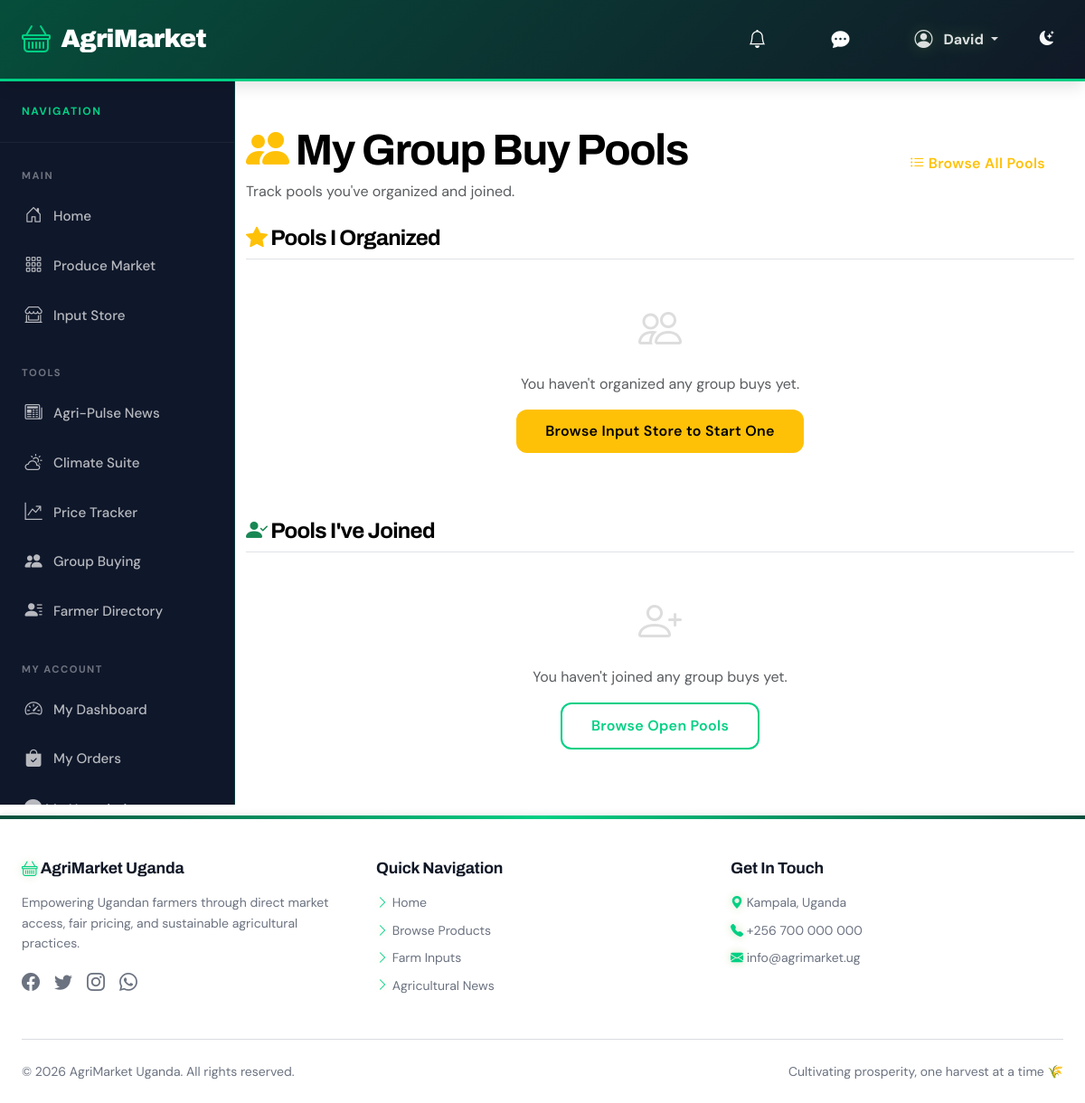
Page /inputs/group-buy/my-pools/ (signed in) on the earlier database version.
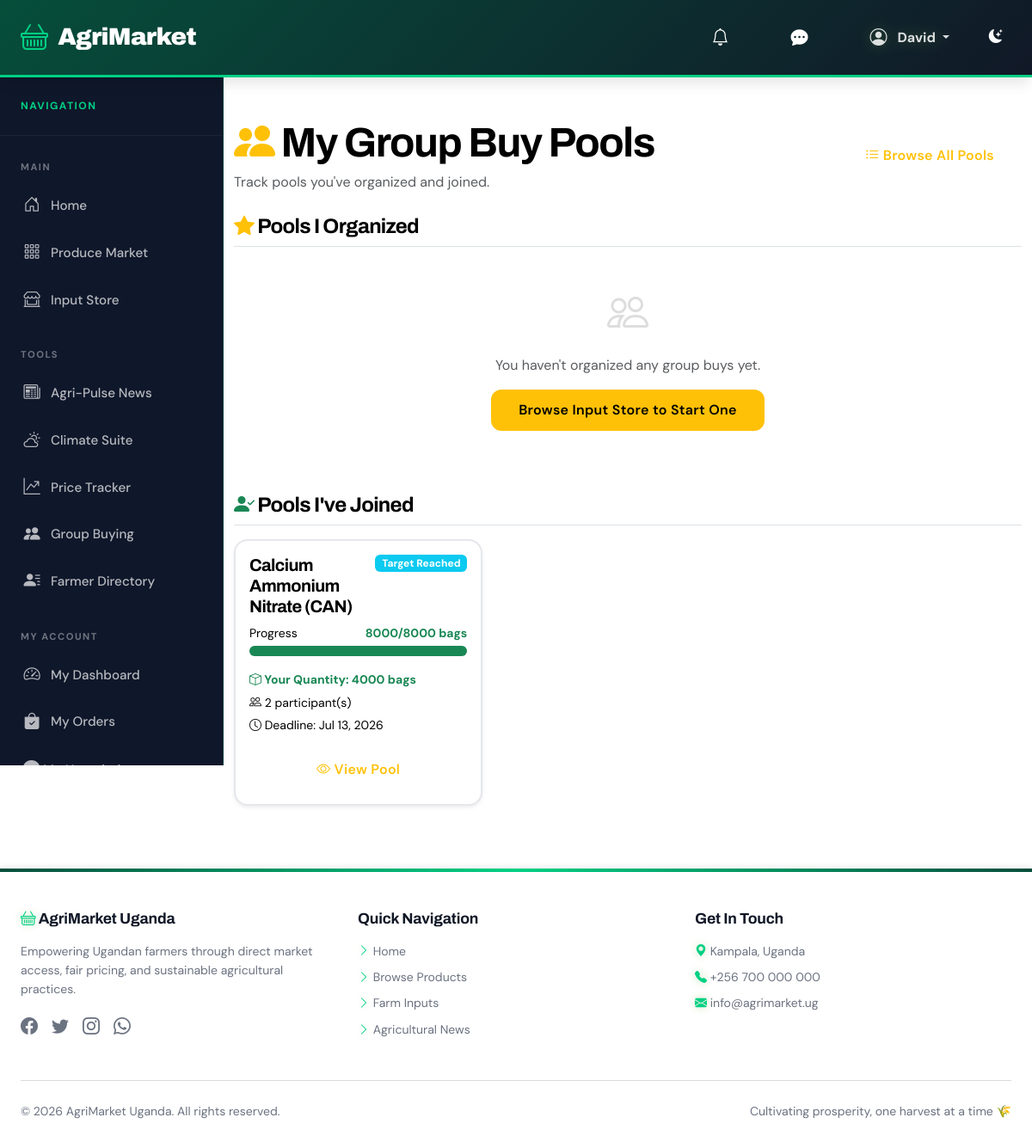
Same page on the later database version.
### inputs/models.py (models this page shows, shortened)
class GroupBuyParticipant(models.Model):
    pool = models.ForeignKey(GroupBuyPool, on_delete=models.CASCADE, related_name='participants')
    farmer = models.ForeignKey(User, on_delete=models.CASCADE)
    quantity = models.IntegerField()
    joined_at = models.DateTimeField(auto_now_add=True)
    class Meta:
        verbose_name = "Group Buy Participant"
        verbose_name_plural = "Group Buy Participants"
        unique_together = ['pool', 'farmer']

class GroupBuyPool(models.Model):
    input_item = models.ForeignKey(AgriculturalInput, on_delete=models.CASCADE)
    organizer = models.ForeignKey(User, on_delete=models.CASCADE, related_name='organized_pools')
    target_quantity = models.IntegerField(help_text="Target quantity to unlock discount")
    current_quantity = models.IntegerField(default=0)
    status = models.CharField(
        max_length=20,
        choices=[
            ('open', 'Open for Joining'),
            ('closed', 'Target Reached'),
            ('completed', 'Order Placed'),
            ('cancelled', 'Cancelled')
        ],
        default='open'
    )
    deadline = models.DateTimeField(help_text="Deadline to reach target")
    created_at = models.DateTimeField(auto_now_add=True)
    class Meta:
        verbose_name = "Group Buy Pool"
        verbose_name_plural = "Group Buy Pools"

class AgriculturalInput(models.Model):
    supplier = models.ForeignKey(
        User,
        on_delete=models.CASCADE,
        limit_choices_to={'user_type': 'input_supplier'},
        related_name='inputs'
    )
    category = models.ForeignKey(InputCategory, on_delete=models.CASCADE)
    name = models.CharField(max_length=200)
    description = models.TextField()
    brand = models.CharField(max_length=100, blank=True)
    price = models.DecimalField(max_digits=10, decimal_places=2)
    quantity_available = models.IntegerField()
    unit = models.CharField(max_length=50, help_text="e.g., kg, liters, pieces")
    manufacturer = models.CharField(max_length=200, blank=True)
    usage_instructions = models.TextField(blank=True)
    safety_warnings = models.TextField(blank=True)
    image = models.ImageField(upload_to='inputs/')
    image2 = models.ImageField(upload_to='inputs/', blank=True, null=True)
    min_group_order = models.IntegerField(
        default=1,
        help_text="Minimum quantity for group purchase discount"
    )
    group_discount_percentage = models.IntegerField(
        default=0,
        help_text="Discount % for group orders"
    )
    status = models.CharField(
        max_length=20,
        choices=[('available', 'Available'), ('out_of_stock', 'Out of Stock')],
        default='available'
    )
    created_at = models.DateTimeField(auto_now_add=True)
    updated_at = models.DateTimeField(auto_now=True)
    class Meta:
        verbose_name = "Agricultural Input"
        verbose_name_plural = "Agricultural Inputs"
        ordering = ['-created_at']

### inputs/views.py (the view)
# urls.py: path('group-buy/my-pools/', views.my_pools, name='my_pools'),
@login_required
def my_pools(request):
    organized = GroupBuyPool.objects.filter(
        organizer=request.user
    ).select_related('input_item').order_by('-created_at')
    joined = GroupBuyParticipant.objects.filter(
        farmer=request.user
    ).exclude(
        pool__organizer=request.user
    ).select_related('pool', 'pool__input_item').order_by('-joined_at')
    context = {
        'organized_pools': organized,
        'joined_pools': joined,
    }
    return render(request, 'inputs/my_pools.html', context)

### templates/inputs/my_pools.html (shortened to what the changed rows need)
{% extends 'base.html' %}
{% load static %}
{% block content %}
<section class="py-5 bg-light">
    <div class="container">
        <div class="d-flex justify-content-between align-items-center mb-4">
            <div>
                <h2 class="fw-bold mb-1"><i class="bi bi-people-fill text-warning"></i> My Group Buy Pools</h2>
            </div>
        </div>
        {% if joined_pools %}
        <div class="row">
            {% for participation in joined_pools %}
            {% with pool=participation.pool %}
            <div class="col-md-6 col-lg-4 mb-4">
                <div class="card h-100 shadow-sm">
                    <div class="card-body d-flex flex-column">
                        <div class="d-flex justify-content-between align-items-start mb-2">
                            <h5 class="card-title mb-0">{{ pool.input_item.name }}</h5>
                            {% if pool.status == 'open' %}
                                <span class="badge bg-success">Open</span>
                            {% elif pool.status == 'closed' %}
                                <span class="badge bg-info">Target Reached</span>
                            {% elif pool.status == 'completed' %}
                                <span class="badge bg-primary">Completed</span>
                            {% elif pool.status == 'cancelled' %}
                                <span class="badge bg-danger">Cancelled</span>
                            {% endif %}
                        </div>
                        <div class="mb-3">
                            <div class="d-flex justify-content-between mb-1">
                                <small>Progress</small>
                                <small class="fw-bold text-success">{{ pool.current_quantity }}/{{ pool.target_quantity }} {{ pool.input_item.unit }}</small>
                            </div>
                            <div class="progress" style="height:12px;">
                                {% widthratio pool.current_quantity pool.target_quantity 100 as pct %}
                                <div class="progress-bar bg-success" style="width:{{ pct }}%"></div>
                            </div>
                        </div>
                        <p class="mb-1 small text-success fw-bold">
                            <i class="bi bi-box"></i> Your Quantity: {{ participation.quantity }} {{ pool.input_item.unit }}
                        </p>
                        <p class="mb-1 small"><i class="bi bi-people"></i> {{ pool.participants.count }} participant(s)</p>
                        <p class="mb-3 small"><i class="bi bi-clock"></i> Deadline: {{ pool.deadline|date:"M d, Y" }}</p>
                        <div class="mt-auto d-grid gap-1">
                            <a href="{% url 'inputs:group_buy_detail' pool.id %}" class="btn btn-outline-warning btn-sm">
                                <i class="bi bi-eye"></i> View Pool
                            </a>
                        </div>
                    </div>
                </div>
            </div>
            {% endwith %}
            {% endfor %}
        </div>
        {% else %}
        <div class="text-center py-4">
            <i class="bi bi-person-plus" style="font-size:3rem;color:#ddd;"></i>
            <p class="text-muted mt-2">You haven't joined any group buys yet.</p>
            <a href="{% url 'inputs:group_buy_list' %}" class="btn btn-outline-success btn-sm">Browse Open Pools</a>
        </div>
        {% endif %}
    </div>
</section>
{% endblock %}

Differences in the rows shown:
added GroupBuyParticipant: pool.input_item.name "Calcium Ammonium Nitrate (CAN)", pool.current_quantity "8000", pool.target_quantity "8000", pool.input_item.unit "bags", {{ pct }} 100 (drawn), quantity "4000", pool.participants.count "2", pool.deadline "Jul 13, 2026"
Other differences:
text no longer shown: "You haven't joined any group buys yet. Browse Open Pools"
